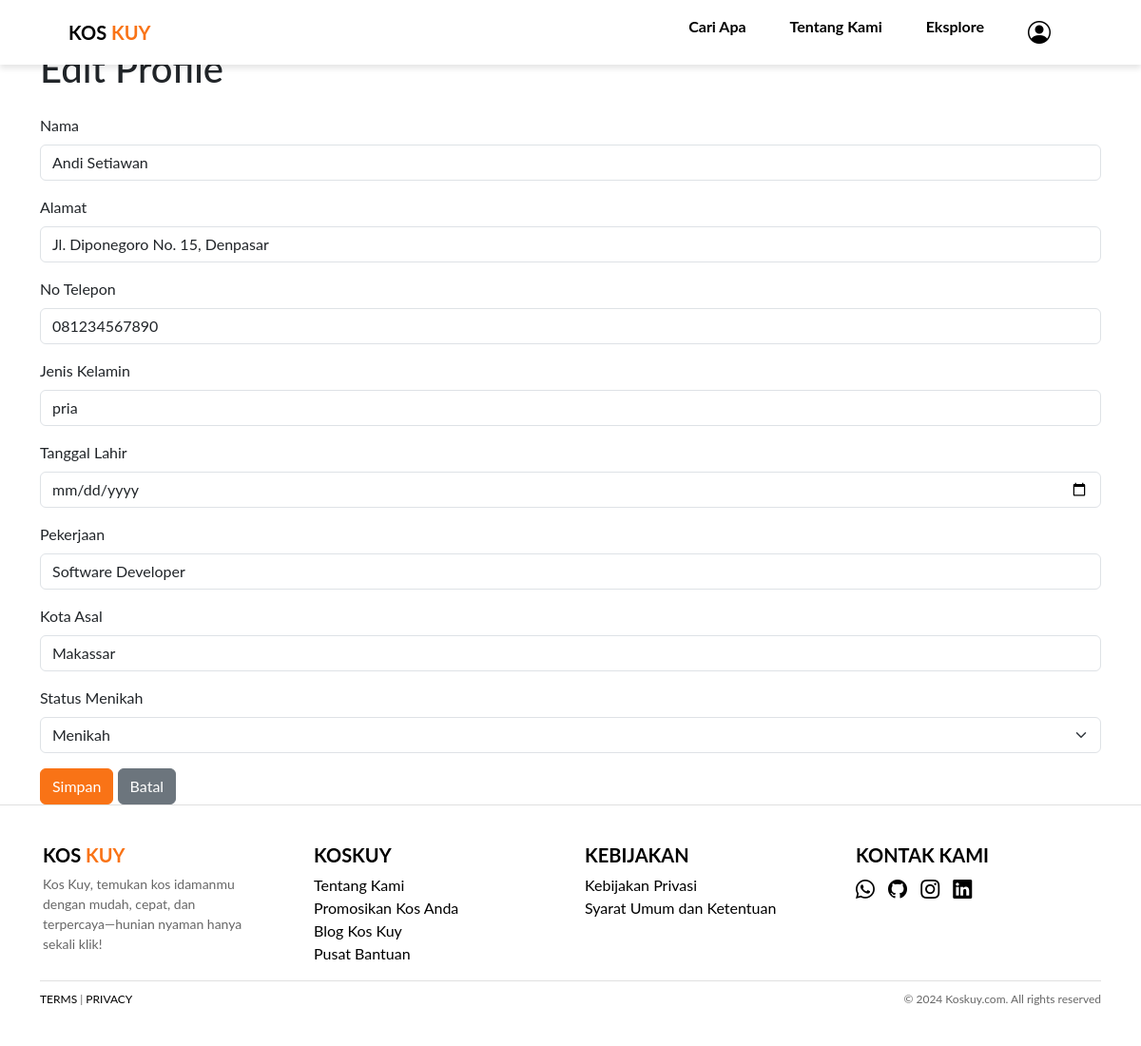
The app's page /final/edit-profile.php (signed in) with its own data.
### tables this page shows
CREATE TABLE `user_profiles` (
  `profile_id` int(11) NOT NULL AUTO_INCREMENT,
  `user_id` int(11) DEFAULT NULL,
  `nama` varchar(100) DEFAULT NULL,
  `alamat` varchar(255) DEFAULT NULL,
  `no_telepon` varchar(15) DEFAULT NULL,
  `jenis_kelamin` enum('pria','wanita') NOT NULL,
  `tanggal_lahir` date DEFAULT NULL,
  `pekerjaan` varchar(100) DEFAULT NULL,
  `kota_asal` varchar(100) DEFAULT NULL,
  `status_menikah` enum('menikah','belum menikah') NOT NULL,
  PRIMARY KEY (`profile_id`),
  KEY `user_id` (`user_id`),
  CONSTRAINT `user_profiles_ibfk_1` FOREIGN KEY (`user_id`) REFERENCES `users` (`user_id`)
);

### final/edit-profile.php (the view, shortened to what this page needs)
<?php
include 'php/database.php';
$user_id = $_SESSION['user_id'];
$query = $pdo->prepare("SELECT * FROM user_profiles WHERE user_id = :user_id");
$query->bindParam(':user_id', $user_id, PDO::PARAM_INT);
$query->execute();
$userProfile = $query->fetch(PDO::FETCH_ASSOC);
?>
<!DOCTYPE html>
<html lang="en">
<head>
    <link href="https://cdn.jsdelivr.net/npm/bootstrap-icons@1.11.3/font/bootstrap-icons.min.css" rel="stylesheet">
    <link rel="stylesheet" href="bootstrap/bootstrap-5.3.3-dist/css/bootstrap.min.css">
    <link rel="stylesheet" href="css/style.css">
</head>
<body>
    <?php include 'navbar.php'; ?>
    <div class="container mt-5">
        <h1 class="mb-4">Edit Profile</h1>
        <form action="edit-profile.php" method="post">
            <div class="mb-3">
                <label for="nama" class="form-label">Nama</label>
                <input type="text" class="form-control" id="nama" name="nama" value="<?= htmlspecialchars($userProfile['nama'] ?? '') ?> " required>
            </div>
            <div class="mb-3">
                <label for="alamat" class="form-label">Alamat</label>
                <input type="text" class="form-control" id="alamat" name="alamat" value="<?= htmlspecialchars($userProfile['alamat'] ?? '') ?> " required>
            </div>
            <div class="mb-3">
                <label for="no_telepon" class="form-label">No Telepon</label>
                <input type="text" class="form-control" id="no_telepon" name="no_telepon" value="<?= htmlspecialchars($userProfile['no_telepon'] ?? '') ?>" required>
            </div>
            <div class="mb-3">
                <label for="jenis_kelamin" class="form-label">Jenis Kelamin</label>
                <input type="text" class="form-control" id="jenis_kelamin" name="jenis_kelamin" value="<?= htmlspecialchars($userProfile['jenis_kelamin'] ?? '') ?> " required>
            </div>
            <div class="mb-3">
                <label for="tanggal_lahir" class="form-label">Tanggal Lahir</label>
                <input type="date" class="form-control" id="tanggal_lahir" name="tanggal_lahir" value="<?= htmlspecialchars($userProfile['tanggal_lahir'] ?? '') ?> " required>
            </div>
            <div class="mb-3">
                <label for="pekerjaan" class="form-label">Pekerjaan</label>
                <input type="text" class="form-control" id="pekerjaan" name="pekerjaan" value="<?= htmlspecialchars($userProfile['pekerjaan'] ?? '') ?> " required>
            </div>
            <div class="mb-3">
                <label for="kota_asal" class="form-label">Kota Asal</label>
                <input type="text" class="form-control" id="kota_asal" name="kota_asal" value="<?= htmlspecialchars($userProfile['kota_asal'] ?? '') ?> " required>
            </div>
            <div class="mb-3">
                <label for="status_menikah" class="form-label">Status Menikah</label>
                <select class="form-select" id="status_menikah" name="status_menikah" value="<?= htmlspecialchars($userProfile['status_menikah'] ?? '') ?> " required>
                    <option value="menikah">Menikah</option>
                </select>
            </div>
            <button type="submit" class="btn btn-primary">Simpan</button>
            <a href="logout.php" class="btn btn-secondary">Batal</a>
        </form>
    </div>
    <?php include 'footer.php'; ?>
</body>
</html>

### final/css/style.css (style rules this page uses)
body { font-family: 'Lato', sans-serif; }
.btn-primary { background-color: #f97316; border-color: #f97316; color: white; }

### records on screen
user_profiles: nama "Andi Setiawan", alamat "Jl. Diponegoro No. 15, Denpasar", no_telepon "081234567890", jenis_kelamin "pria", pekerjaan "Software Developer", kota_asal "Makassar", status_menikah "Menikah"
